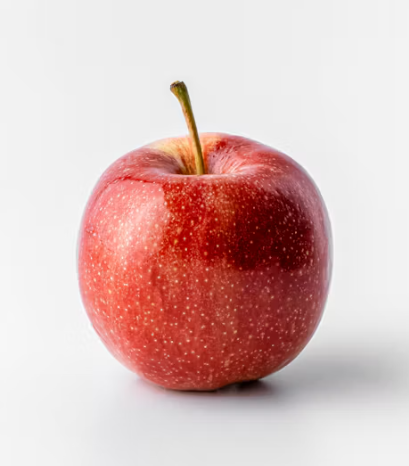
#> input picture data/apple_yolo/images/train/apple_1.jpg, 409 x 466 px; its folder holds only this picture in this run
$ python -i day6_contours.py   (imports and definitions only)
#> lines starting #> are read from the running program, lines starting #| are printed output that depends on the picture; after the words box and inside, x2 and y2 are one past the last pixel; in counts of white or black regions, pixels touching at a corner belong together
#> further down, picture is the input picture: shape (466, 409, 3); mean B, G, R 186.6, 189, 218.6
import cv2
import numpy as np
from pathlib import Path

def detect_apples(img, min_area=2000):
    """
    输入一张 BGR 原图，返回画了圆圈的图和检测到的苹果数量
    """
#> called with min_area = 2000
    # 1. 转 HSV (Day 5 逻辑)
    hsv = cv2.cvtColor(img, cv2.COLOR_BGR2HSV)
#> hsv: shape (466, 409, 3); mean H, S, V 22.9, 49, 218.7

    # 2. 设定阈值 (建议保留你昨天调好的参数)
    # 注意：为了适应更多图，这里我把 S 的下限提高了，并加大了 kernel
    lower_red1 = np.array([0, 120, 50])
    upper_red1 = np.array([10, 255, 255])
    lower_red2 = np.array([170, 120, 50])
    upper_red2 = np.array([180, 255, 255])
    lower_orange = np.array([10, 120, 50])
    upper_orange = np.array([30, 255, 255])

    # 3. 获取掩膜并合并
    mask1 = cv2.inRange(hsv, lower_red1, upper_red1)
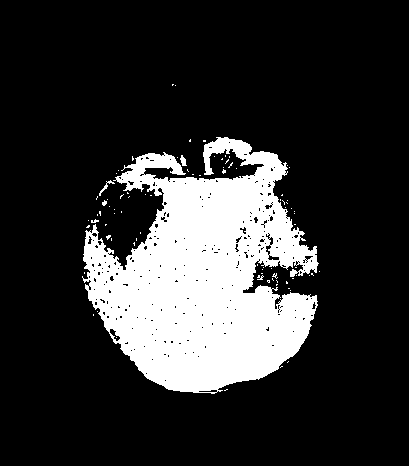
#> mask1: shape (466, 409); 19.7% white; 85 white regions (79 under 20 px), largest, box (x1, y1, x2, y2) and area: (82, 137, 319, 394) 37076, (99, 180, 115, 196) 50, (180, 155, 187, 166) 46, (102, 200, 107, 206) 20, (91, 219, 99, 223) 20, (257, 275, 264, 280) 20
    mask2 = cv2.inRange(hsv, lower_red2, upper_red2)
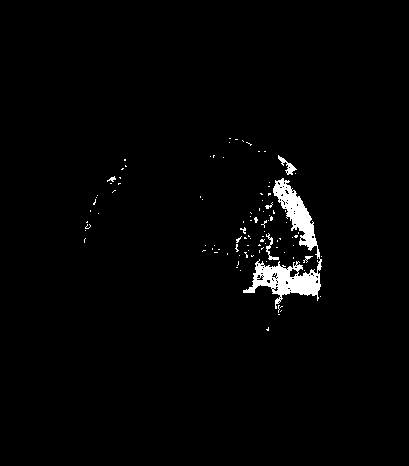
#> mask2: shape (466, 409); 1.9% white; 100 white regions (93 under 20 px), largest, box (x1, y1, x2, y2) and area: (243, 178, 322, 309) 2903, (278, 155, 297, 175) 119, (266, 233, 279, 260) 93
    mask_o = cv2.inRange(hsv, lower_orange, upper_orange)
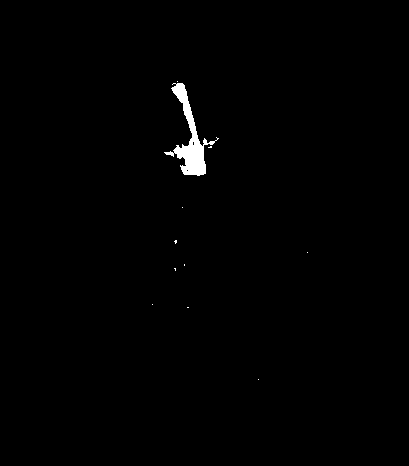
#> mask_o: shape (466, 409); 0.72% white; 11 white regions (10 under 20 px), largest, box (x1, y1, x2, y2) and area: (164, 83, 219, 176) 1348
    mask = mask1 | mask2 | mask_o
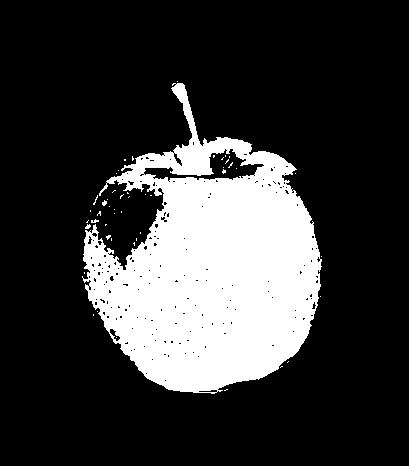
#> mask: shape (466, 409); 22.2% white; 49 white regions (45 under 20 px), largest, box (x1, y1, x2, y2) and area: (82, 83, 322, 394) 42058, (102, 200, 107, 206) 20, (91, 219, 99, 223) 20, (85, 224, 91, 229) 20

    # 4. 形态学去噪 (加大了 kernel 到 11x11 滤除更多噪点)
    kernel = cv2.getStructuringElement(cv2.MORPH_ELLIPSE, (11, 11))
    mask = cv2.morphologyEx(mask, cv2.MORPH_OPEN, kernel)
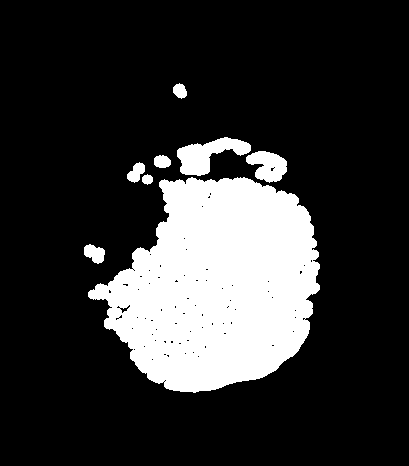
#> mask: shape (466, 409); 19.9% white; 8 white regions, largest, box (x1, y1, x2, y2) and area: (88, 177, 320, 393) 34648, (177, 137, 251, 176) 1431, (246, 151, 287, 183) 864
    mask = cv2.morphologyEx(mask, cv2.MORPH_CLOSE, kernel)
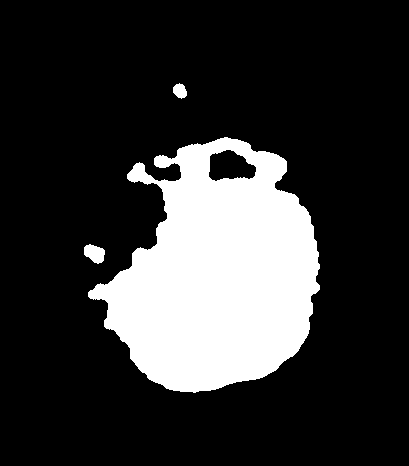
#> mask: shape (466, 409); 20.3% white; 3 white regions

    # 5. 找轮廓 (Day 6 核心)
    contours, _ = cv2.findContours(mask, cv2.RETR_EXTERNAL, cv2.CHAIN_APPROX_SIMPLE)
#> contours = 3 contours; box (x1, y1, x2, y2) and area: (88, 137, 320, 393) 38870, (84, 244, 105, 264) 264, (173, 83, 187, 99) 139

    result = img.copy()
    count = 0

    for cnt in contours:
        area = cv2.contourArea(cnt)
        # 过滤小噪点
        if area < min_area:
            continue

        # 计算周长
        perimeter = cv2.arcLength(cnt, True)
        if perimeter == 0:
            continue

        # 计算圆度 (4 * pi * 面积 / 周长^2)。完美的圆是 1.0，形状越奇怪值越小。
        circularity = 4 * np.pi * area / (perimeter * perimeter)

        # 🌟 只有圆度大于 0.6 的，才认为是苹果
        if circularity < 0.6:
            continue

        # 找到最小外接圆
        (x, y), r = cv2.minEnclosingCircle(cnt)
        center = (int(x), int(y))
        radius = int(r)

        # 过滤掉半径太小的假圆 (防止把一小撮白叶子当苹果)
        if radius < 10:
            continue

        # 🌟 新增：过滤掉那种包住半个屏幕的幽灵大圆
        if radius > 300: # 这个数字根据你的图片大小调，差不多是真实苹果最大半径
            continue

        # 画绿色的圆
        cv2.circle(result, center, radius, (0, 255, 0), 2)

        # 在圆的上方写上编号
        cv2.putText(result, f"#{count}", (center[0] - radius, center[1] - radius - 5),
                    cv2.FONT_HERSHEY_SIMPLEX, 0.6, (0, 255, 0), 2)
        count += 1
#> this loop made 3 passes
#> area on passes 1, 3: 264, 139
#> (area, perimeter, circularity) on pass 2: (38870, 1042.8, 0.449)
#> after the loop, count = 0

    return result, count

def main():
    input_dir = Path("data/raw")
    output_dir = Path("outputs/day6_contours")
    output_dir.mkdir(exist_ok=True)

    # 过滤出所有图片文件
    valid_extensions = {'.jpg', '.jpeg', '.png', '.bmp'}
    image_files = [f for f in input_dir.iterdir() if f.suffix.lower() in valid_extensions]

    if not image_files:
        print(f"警告：在 {input_dir} 文件夹里没有找到任何图片！请放入图片再试。")
        return

    print(f"找到 {len(image_files)} 张图片，开始检测...\n" + "-"*40)

    for img_path in image_files:
        print(f"正在处理: {img_path.name} ...", end=" ")

        img = cv2.imread(str(img_path))
        if img is None:
            print("读取失败！跳过。")
            continue

        # 调用检测函数 (你可以在这里修改 min_area 的值来调整灵敏度)
        result_img, apple_count = detect_apples(img, min_area=2000)

        # 保存结果图
        save_name = f"{img_path.stem}_detect.jpg"
        save_path = output_dir / save_name
        cv2.imwrite(str(save_path), result_img)

        print(f"完成! 检测到 {apple_count} 个苹果，已保存至 {save_path}")

    print("-"*40 + "\n全部处理完成！去 outputs 文件夹看结果吧。")

# [2 lines not run here, left out]

>>> import cv2
>>> picture = cv2.imread('../data/apple_yolo/images/train/apple_1.jpg')
>>> result = detect_apples(picture)

$ run again, on data/apple_yolo/images/train/apple_11.jpg
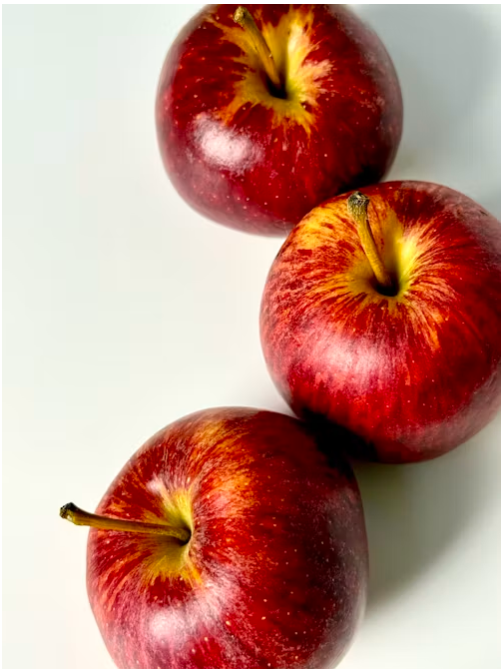
#> input picture data/apple_yolo/images/train/apple_11.jpg, 501 x 669 px
#> picture is the input picture: shape (669, 501, 3); mean B, G, R 123.6, 137.3, 187.9
#> hsv: shape (669, 501, 3); mean H, S, V 33.4, 112, 189.5
#> in detect_apples, `mask1 = cv2.inRange(hsv, lower_red1, upper_red1)`:
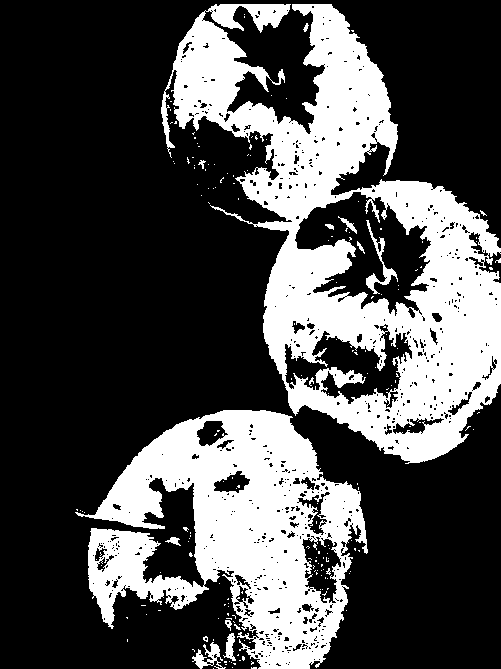
#> mask1: shape (669, 501); 30.1% white; 190 white regions (177 under 20 px), largest, box (x1, y1, x2, y2) and area: (161, 4, 501, 464) 61059, (75, 410, 368, 669) 37743, (366, 220, 398, 294) 487
#> mask2: shape (669, 501); 5.5% white; 551 white regions (496 under 20 px), largest, box (x1, y1, x2, y2) and area: (144, 598, 261, 669) 3275, (195, 131, 292, 224) 3269, (321, 324, 412, 408) 2150
#> mask_o: shape (669, 501); 7% white; 89 white regions (72 under 20 px), largest, box (x1, y1, x2, y2) and area: (293, 191, 436, 322) 8605, (199, 4, 330, 135) 7221, (60, 483, 204, 588) 4668
#> in detect_apples, `mask = cv2.morphologyEx(mask, cv2.MORPH_CLOSE, kernel)`:
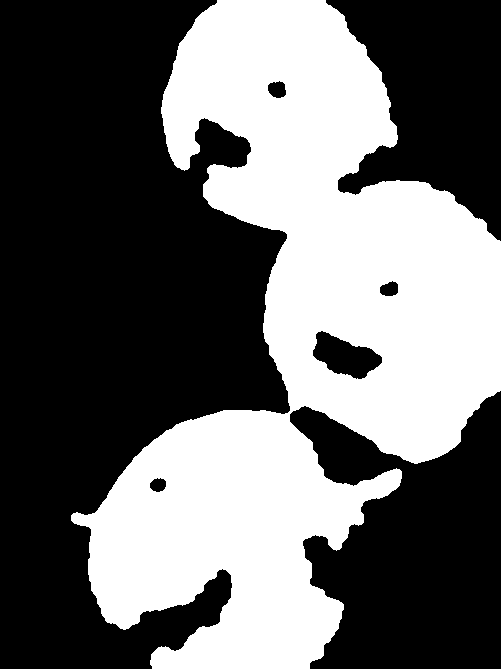
#> mask: shape (669, 501); 41.3% white; 1 white region
#> contours = 1 contour; box (x1, y1, x2, y2) and area: (71, 0, 501, 669) 139450
#> the loop in detect_apples, `for cnt in contours:` made 1 pass
#> (area, perimeter, circularity) on pass 1: (139450, 3171.9, 0.174)
#> after the loop in detect_apples, `for cnt in contours:`: count = 0

$ run again, on data/apple_yolo/images/train/apple_12.jpg
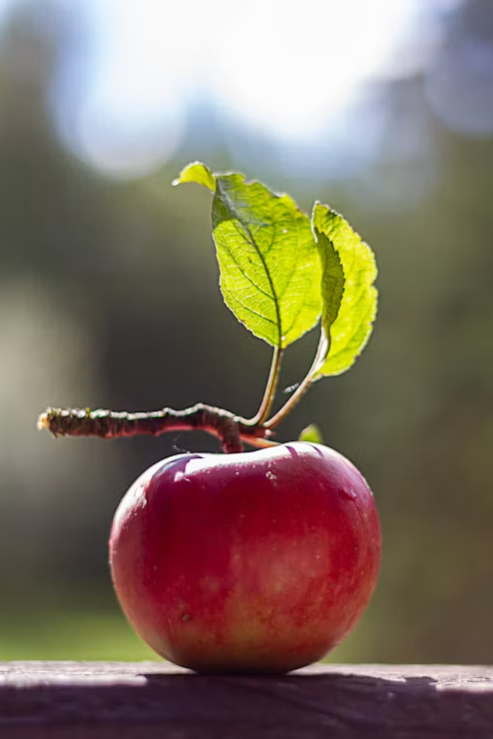
#> input picture data/apple_yolo/images/train/apple_12.jpg, 493 x 739 px
#> picture is the input picture: shape (739, 493, 3); mean B, G, R 97.5, 112.2, 126.9
#> hsv: shape (739, 493, 3); mean H, S, V 64.7, 86, 132.1
#> in detect_apples, `mask1 = cv2.inRange(hsv, lower_red1, upper_red1)`:
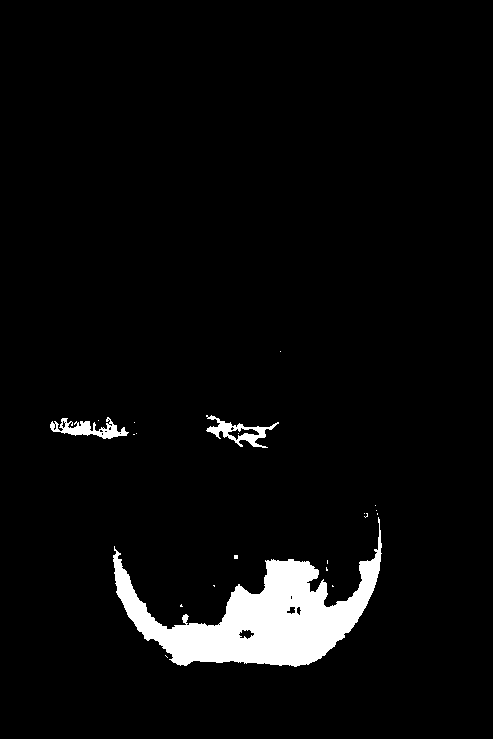
#> mask1: shape (739, 493); 4.5% white; 21 white regions (18 under 20 px), largest, box (x1, y1, x2, y2) and area: (113, 517, 382, 667) 14651, (50, 417, 129, 439) 758, (206, 415, 279, 448) 744
#> mask2: shape (739, 493); 8.1% white; 22 white regions (16 under 20 px), largest, box (x1, y1, x2, y2) and area: (115, 456, 379, 629) 28175, (117, 414, 218, 436) 893, (219, 431, 244, 453) 244, (238, 428, 259, 436) 64, (287, 607, 295, 614) 36, (297, 607, 301, 615) 21
#> mask_o: shape (739, 493); 1.3% white; 81 white regions (55 under 20 px), largest, box (x1, y1, x2, y2) and area: (339, 226, 377, 318) 1376, (258, 319, 310, 427) 667, (115, 591, 168, 660) 491
#> contours = 8 contours; box (x1, y1, x2, y2) and area: (114, 456, 382, 667) 42846, (341, 228, 375, 281) 880, (201, 416, 241, 453) 618, (107, 423, 151, 438) 363, (183, 170, 207, 185) 222, (70, 422, 90, 436) 181, (163, 418, 178, 431) 120, (254, 426, 265, 438) 84
#> the loop in detect_apples, `for cnt in contours:` made 8 passes
#> area on passes 2 to 8: 84, 363, 181, 120, 618, 880, 222
#> after the loop in detect_apples, `for cnt in contours:`:
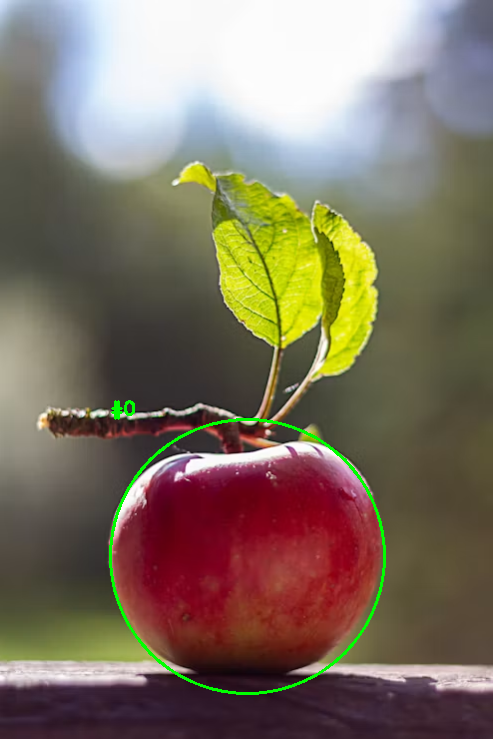
#> result: shape (739, 493, 3); 0.78% of pixels changed, all inside (x1, y1, x2, y2) = (109, 400, 386, 695)
#> after the loop in detect_apples, `for cnt in contours:`: count = 1
